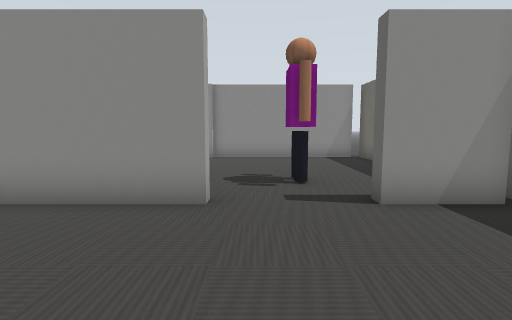
View 1 (above)

16 first-person views from a walk through a robot-simulator world made for Gazebo. The camera is 0.61 m above the floor, tilts 6° down and sees 80° across. The floor is counted in squares, 0.5 m on a side. Each view is taken from the middle of a square. On the plan, view 1 faces up. The plan holds only what a view shows up to about 13 squares ahead; the rest is blank. The place goes on beyond the plan. The robots in the file are not drawn. Some stock models are drawn as simple stand-ins.

View 2
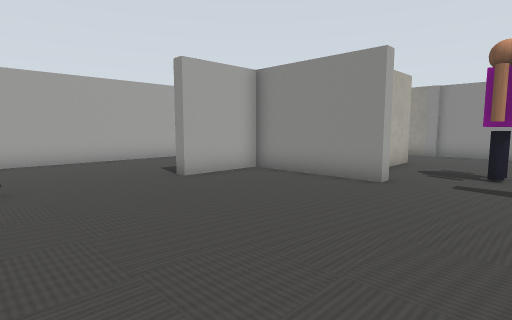

View 3
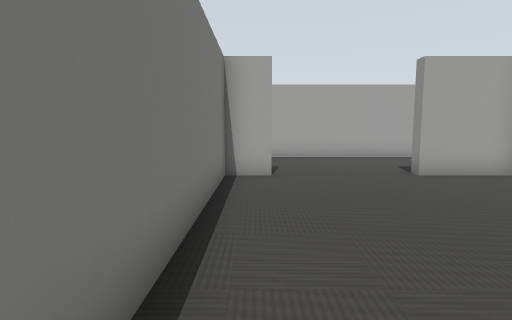

View 4
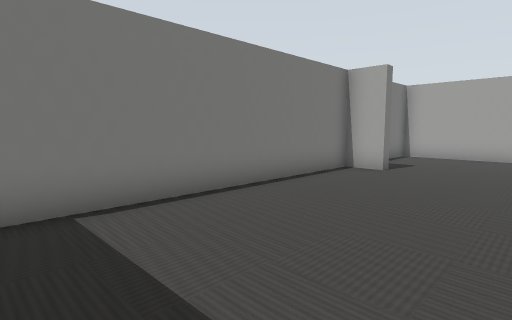

View 5
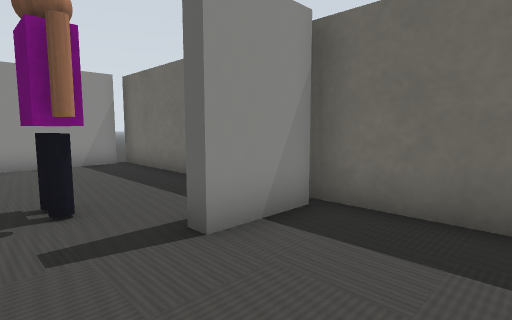

View 6
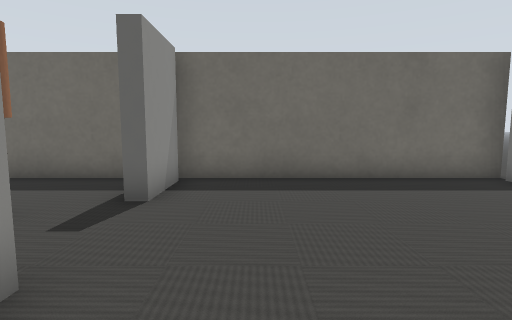

View 7
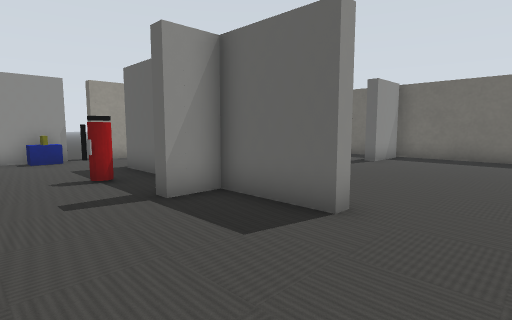

View 8
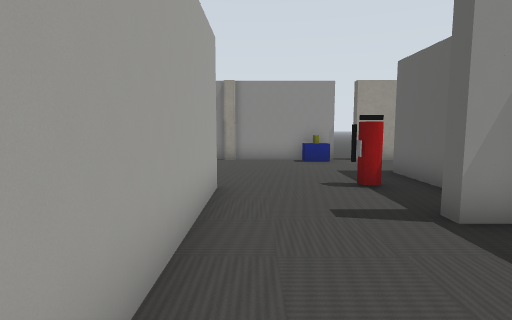

View 9
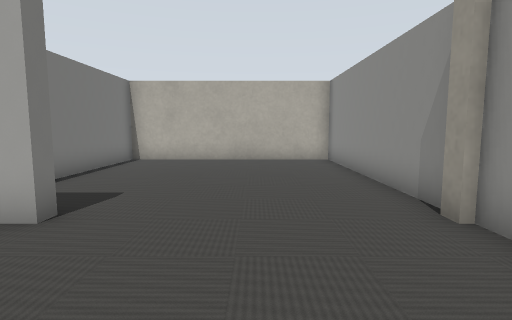

View 10
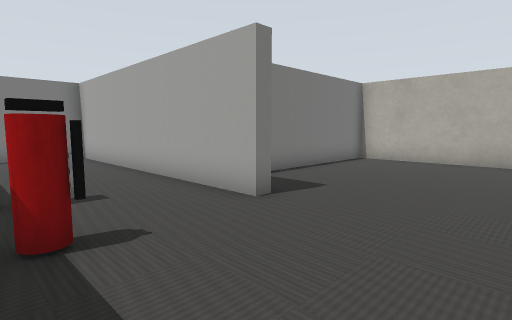

View 11
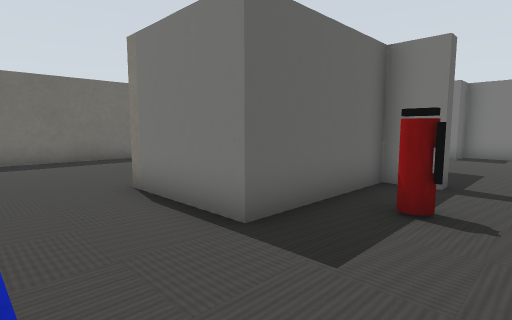

View 12
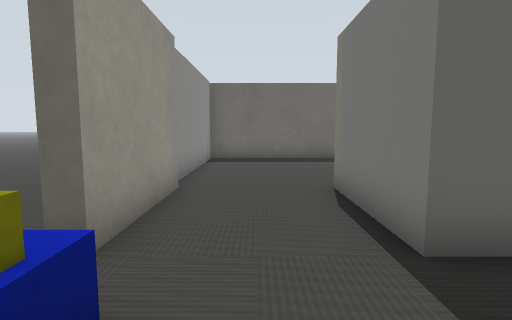

View 13
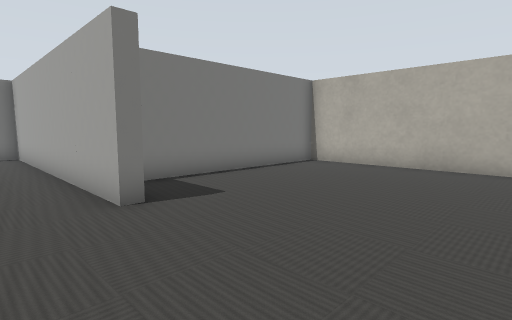

View 14
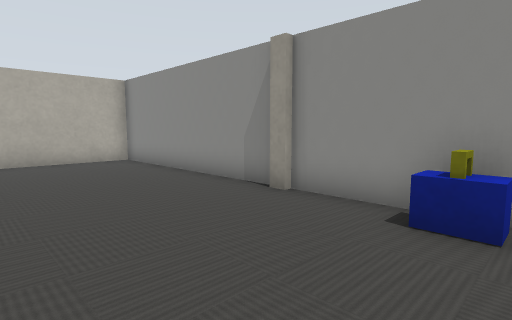

View 15
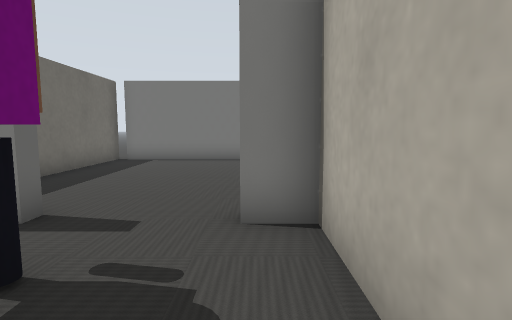

View 16
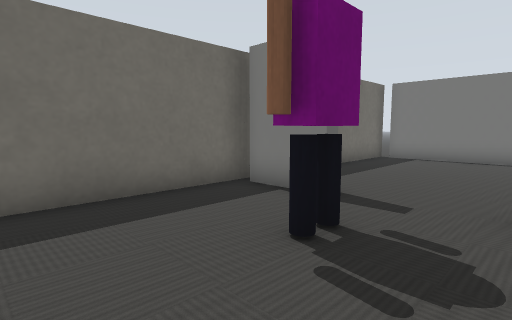

### Floor plan
Points are (right, up) in squares from view 1. A wall is a line through its corners. A room is listed if a view was taken in it or the views show most of it. See-through windows are left out.
Room 1 (views 1, 2, 3, 4, 5, 6, 7, 8)
walls: (-0.8, 4.8) (-4.8, 4.8) (-4.8, 2.2) (-5.2, 2.2) (-5.2, 4.8) (-6.4, 4.8); (4.1, 4.8) (2, 4.8); (4.4, -3.1) (4.4, 5.1); (-9.8, 3.5) (-9.8, -2.8) (-5.2, -2.8) (-5.2, -1.6) (-4.8, -1.6) (-4.8, -2.8) (4, -2.8)
ways out: opening at (-8, 4.3) to room 2; opening at (0.5, 5) to room 3; gap at (4, -3)
Room 2 (views 9, 10, 11, 12, 13, 14)
walls: (-10.2, 7.2) (-9.8, 7.2) (-9.8, 3.5); (-9.8, 12.6) (-10.2, 12.6); (-10.1, 12.8) (-17.8, 12.8) (-17.8, 5.2) (-11, 5.2); (-6.4, 4.8) (-6.4, 5.2) (-5.2, 5.2) (-5.2, 9.4) (-1.8, 9.4); (-5.9, 12.8) (-9.9, 12.8); (-1.8, 12.6) (-5.2, 12.6); (-0.4, 12.8) (-1.9, 12.8)
ways out: opening at (-8, 4.3) to room 1; opening at (-0.3, 11) to room 3; gap at (-5, 13)
objects: other object (-7, 7) to (-6, 8); other object (-7, 12) to (-6, 12)
Room 3 (views 15, 16)
walls: (-1.8, 9.4) (-1.8, 5.2) (-0.8, 5.2) (-0.8, 4.8); (2, 4.8) (2, 5.2) (4, 5.2); (4.1, 12.8) (-0.4, 12.8); (4.4, 5.1) (4.4, 13)
ways out: opening at (0.5, 5) to room 1; opening at (-0.3, 11) to room 2; gap at (4, 13)
objects: other object (1, 6) to (1, 8)

Positions as (right, up) in squares from view 1, and headings:
1: (0, 0), facing up
2: (2, -2), facing up-left
3: (3, -2), facing left
4: (4, 2), facing down-left
5: (0, 2), facing up-right
6: (-3, 3), facing right
7: (-9, 0), facing up-right
8: (-9, 1), facing up
9: (-6, 10), facing left
10: (-6, 11), facing down-left
11: (-8, 12), facing down-right
12: (-8, 11), facing right
13: (-8, 12), facing down-left
14: (-6, 8), facing up-left
15: (-1, 9), facing down
16: (-1, 10), facing down-right
